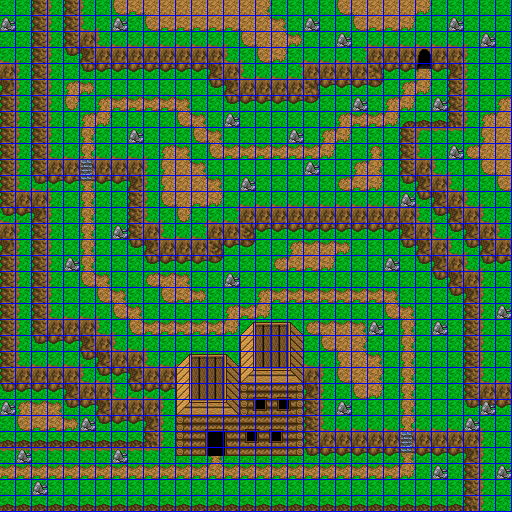

Tiled map render using the project's own tile images. Description and the map definition, with tile-layer contents summarised, below:
An orthogonal 64x64 tile map with 8x8 px tiles, 3 tile layers (BG, FG, Grid), 1 hidden layer not drawn, 5 tilesets and 93 objects (29x Event).

<map version="1.5" tiledversion="1.5.0" orientation="orthogonal" renderorder="right-down" width="64" height="64" tilewidth="8" tileheight="8" infinite="0" backgroundcolor="#000000" nextlayerid="7" nextobjectid="118">
 <properties>
  <property name="Flags" value="clipLeft,clipRight,clipUp,clipDown" />
  <property name="Max Steps" type="int" value="16" />
  <property name="Min Steps" type="int" value="4" />
  <property name="On Load Event" value="" />
  <property name="music" value="dungeon" />
 </properties>
 <tileset firstgid="1" source="../../Tiled/grid.tsx" />
 <tileset firstgid="2" source="../../tilesets/mountain2.tsx" />
 <tileset firstgid="130" source="../../Tiled/sprites.tsx" />
 <tileset firstgid="386" source="../../Tiled/passability.tsx" />
 <tileset firstgid="387" source="../../Tiled/battlers.tsx" />
 <layer id="1" name="BG" width="64" height="64">
  <data>[4096 cells, 4096 non-empty, 111 distinct tile ids]</data>
 </layer>
 <objectgroup id="2" name="Events" offsetx="0" offsety="4">
  <object id="9" name="Exit" type="Event" gid="385" x="0" y="464" width="16" height="24">
   <properties>
    <property name="Flags: Exit" type="bool" value="true" />
    <property name="Script">hideScreen("fadeOut", 4)
teleport("maps/town2.dat", 13, 0, "down")
showScreen("fadeIn", 4)</property>
   </properties>
  </object>
  <object id="10" name="To Cave" type="Event" gid="385" x="416" y="48" width="16" height="24">
   <properties>
    <property name="Script">hideScreen("fadeOut", 4)
teleport("maps/mountain/cave_part1.dat", 6, 30, "up")
showScreen("fadeIn", 4)</property>
   </properties>
  </object>
  <object id="11" name="Inn/Shop" type="Event" gid="130" x="208" y="440" width="16" height="24">
   <properties>
    <property name="Flags: Door" type="bool" value="true" />
    <property name="Script">hideScreen("maskOut", 1)
teleport("maps/mountain/cabin_floor1.dat", 4, 15, "up")
showScreen("unwipeOut", 1)</property>
   </properties>
  </object>
  <object id="12" name="Sampson" type="Event" gid="165" x="368" y="448" width="16" height="24">
   <properties>
    <property name="Flags: Button" type="bool" value="true" />
    <property name="Script">showDialog("Sampson")
            #123456789012345678901234
showMessage("Hello there stranger!___",
            "Names Sampson and I'm an",
            "explorer studying the___",
            "animals that live here._",
            "I keep my distance from_",
            "them though because some",
            "of them can get quite___",
            "agressive if approached.")
hideDialog()
 </property>
   </properties>
  </object>
  <object id="13" name="George" type="Event" gid="165" x="400" y="64" width="16" height="24">
   <properties>
    <property name="Flags: Button" type="bool" value="true" />
    <property name="Script">showDialog("George")
            #123456789012345678901234
showMessage("Good afternoon sir!_____",
            "You can call me George._",
            "My light went out just__",
            "as I left the cave here.",
            "It's way too dark to see",
            "in there without some___",
            "form of light. So I'll__",
            "just camp here for now._")
hideDialog()</property>
   </properties>
  </object>
  <object id="91" name="LOG" type="Event" gid="166" x="144" y="440" width="16" height="24">
   <properties>
    <property name="Script" value="#BLANK" />
   </properties>
  </object>
  <object id="92" name="LOG" type="Event" gid="167" x="160" y="440" width="16" height="24">
   <properties>
    <property name="Script" value="#BLANK" />
   </properties>
  </object>
  <object id="93" name="LOG" type="Event" gid="166" x="336" y="264" width="16" height="24">
   <properties>
    <property name="Script" value="#BLANK" />
   </properties>
  </object>
  <object id="94" name="LOG" type="Event" gid="167" x="352" y="264" width="16" height="24">
   <properties>
    <property name="Script" value="#BLANK" />
   </properties>
  </object>
  <object id="95" name="LOG" type="Event" gid="166" x="48" y="184" width="16" height="24">
   <properties>
    <property name="Script" value="#BLANK" />
   </properties>
  </object>
  <object id="96" name="LOG" type="Event" gid="167" x="64" y="184" width="16" height="24">
   <properties>
    <property name="Script" value="#BLANK" />
   </properties>
  </object>
  <object id="97" name="LOG" type="Event" gid="166" x="48" y="56" width="16" height="24">
   <properties>
    <property name="Script" value="#BLANK" />
   </properties>
  </object>
  <object id="98" name="LOG" type="Event" gid="167" x="64" y="56" width="16" height="24">
   <properties>
    <property name="Script" value="#BLANK" />
   </properties>
  </object>
  <object id="99" name="LOG" type="Event" gid="166" x="256" y="152" width="16" height="24">
   <properties>
    <property name="Script" value="#BLANK" />
   </properties>
  </object>
  <object id="100" name="LOG" type="Event" gid="167" x="272" y="152" width="16" height="24">
   <properties>
    <property name="Script" value="#BLANK" />
   </properties>
  </object>
  <object id="101" name="LOG" type="Event" gid="166" x="304" y="40" width="16" height="24">
   <properties>
    <property name="Script" value="#BLANK" />
   </properties>
  </object>
  <object id="102" name="LOG" type="Event" gid="167" x="320" y="40" width="16" height="24">
   <properties>
    <property name="Script" value="#BLANK" />
   </properties>
  </object>
  <object id="103" name="LOG" type="Event" gid="166" x="416" y="136" width="16" height="24">
   <properties>
    <property name="Script" value="#BLANK" />
   </properties>
  </object>
  <object id="104" name="LOG" type="Event" gid="167" x="432" y="136" width="16" height="24">
   <properties>
    <property name="Script" value="#BLANK" />
   </properties>
  </object>
  <object id="105" name="LOG" type="Event" gid="166" x="400" y="360" width="16" height="24">
   <properties>
    <property name="Script" value="#BLANK" />
   </properties>
  </object>
  <object id="106" name="LOG" type="Event" gid="167" x="416" y="360" width="16" height="24">
   <properties>
    <property name="Script" value="#BLANK" />
   </properties>
  </object>
  <object id="107" name="LOG" type="Event" gid="166" x="176" y="328" width="16" height="24">
   <properties>
    <property name="Script" value="#BLANK" />
   </properties>
  </object>
  <object id="108" name="LOG" type="Event" gid="167" x="192" y="328" width="16" height="24">
   <properties>
    <property name="Script" value="#BLANK" />
   </properties>
  </object>
  <object id="109" name="BUSH" type="Event" gid="168" x="320" y="304" width="16" height="24">
   <properties>
    <property name="Script" value="#BLANK" />
   </properties>
  </object>
  <object id="110" name="BUSH" type="Event" gid="168" x="128" y="272" width="16" height="24">
   <properties>
    <property name="Script" value="#BLANK" />
   </properties>
  </object>
  <object id="111" name="BUSH" type="Event" gid="168" x="160" y="128" width="16" height="24">
   <properties>
    <property name="Script" value="#BLANK" />
   </properties>
  </object>
  <object id="112" name="BUSH" type="Event" gid="168" x="336" y="160" width="16" height="24">
   <properties>
    <property name="Script" value="#BLANK" />
   </properties>
  </object>
  </objectgroup>
 <layer id="3" name="FG" width="64" height="64">
  <data>[4096 cells, 66 non-empty, 15 distinct tile ids]</data>
 </layer>
 <objectgroup id="4" name="Regions" visible="0">
  <!-- 64 objects omitted --></objectgroup>
 <layer id="5" name="Passability" width="64" height="64" visible="0">
  <data>[4096 cells, 488 non-empty, 1 distinct tile ids]</data>
 </layer>
 <layer id="6" name="Grid" width="64" height="64">
  <data>[4096 cells, 1024 non-empty, 1 distinct tile ids]</data>
 </layer>
</map>
<!-- 66 of 93 objects omitted -->
